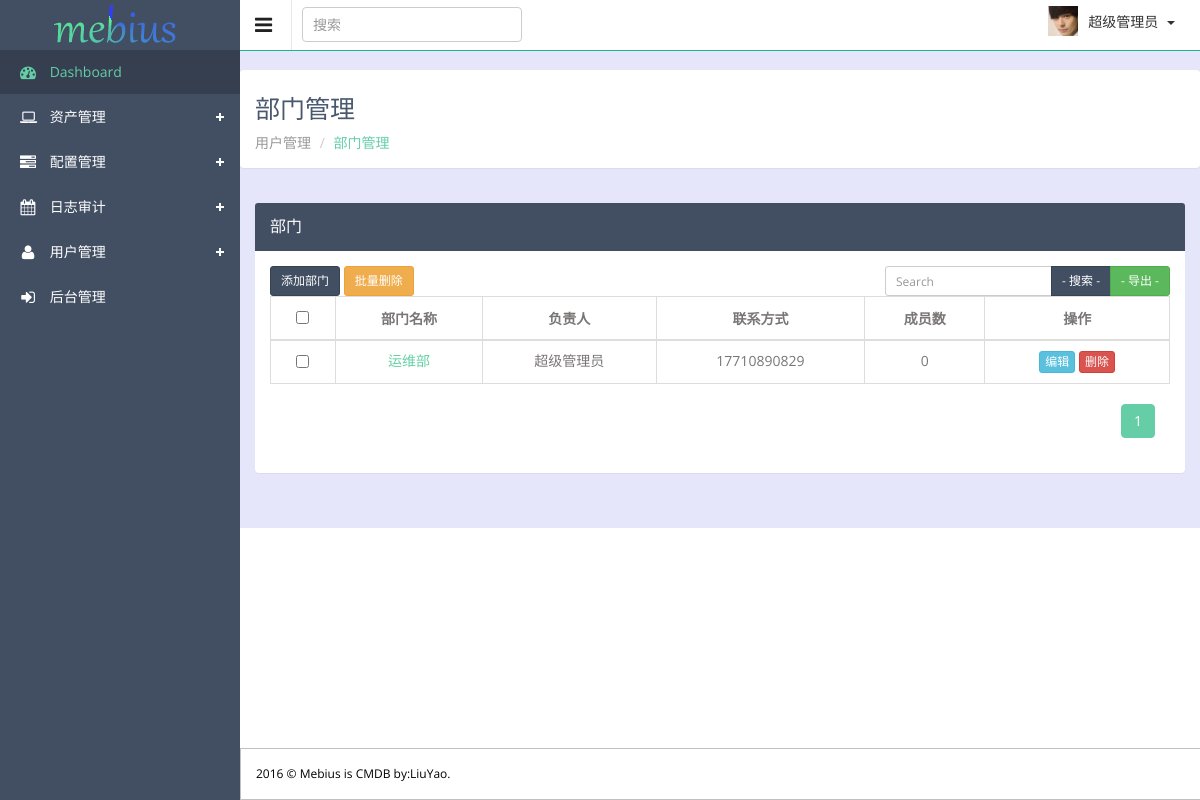
Screenshot of /member/group/ (signed in) with the database file from the repository.
### member/models.py (models this page shows, shortened)
class UserProfile(models.Model):
    user = models.OneToOneField(User,verbose_name='后台用户')
    name = models.CharField(max_length=32,verbose_name='姓名')
    head_img = models.ImageField(blank=True,null=True,upload_to="uploads/portrait",verbose_name='头像')
    email = models.EmailField(max_length=64,blank=True,null=True,verbose_name='邮箱')
    phone = models.CharField(verbose_name='手机号',max_length=128)
    department = models.ForeignKey('Group',verbose_name='部门',null=True,blank=True)
    ip = models.GenericIPAddressField(max_length=32,verbose_name='办公IP')
    secret_key = models.TextField(verbose_name='密钥')
    memo = models.TextField(verbose_name='备注', null=True, blank=True)
    create_date  = models.DateField(verbose_name='注册时间',auto_now=True)
    def __str__(self):
        return self.name
    class Meta:
        verbose_name = '成员'
        verbose_name_plural = '成员'

class Group(models.Model):
    name = models.CharField(max_length=64,verbose_name='部门')
    owner = models.ForeignKey(UserProfile,verbose_name='负责人')
    memo = models.TextField(u'备注', null=True, blank=True)
    class Meta:
        verbose_name='部门'
        verbose_name_plural = '部门'

### member/views.py (the view)
@login_required
def group(request):
    grouplist = models.Group.objects.all()
    paginator = Paginator(grouplist,10)
    page = request.GET.get('page')
    try:
        grouplist_objs = paginator.page(page)
    except PageNotAnInteger:
        grouplist_objs = paginator.page(1)
    except EmptyPage:
        grouplist_objs = paginator.page(paginator.num_pages)
    return render(request,'member/group.html',{'grouplist_objs':grouplist_objs})

### member/templatetags/memtags.py (called while the page is built)
@register.filter
def cut_url(img):
    try:
        url = img.name.split("/",maxsplit=1)[-1]
        return url
    except:
        return 1

@register.simple_tag
def gusee_page(current_page,loop_num):
    offset = abs(current_page - loop_num)
    if offset <5:
        if current_page == loop_num:
            page_ele = ''' <li class="paginate_button active"  aria-controls="editable" tabindex="0"><a class="page" href="?page=%s"  title="第%s页">%s</a></li>'''%(loop_num,loop_num,loop_num)
        else:
            page_ele = ''' <li class="paginate_button"  aria-controls="editable" tabindex="0"><a class="page" href="?page=%s"  title="第%s页">%s</a></li>'''%(loop_num,loop_num,loop_num)
        return format_html(page_ele)
    else:
        return ''

### templates/member/group.html (shortened to what this page needs)
{% extends 'master/base.html' %}
{% load memtags %}
{% block main-title %}部门管理{% endblock %}
{% block main-father %}用户管理{% endblock %}
{% block main-name %}部门管理{% endblock %}
{% block content %}
<div class="wrapper">
        <div class="panel panel-default">
            <div class="panel-heading">
                <h3 class="panel-title">部门</h3>
            </div>
            <div class="panel-body">
                <form id="assetform">
                        <div class="col-sm-8" style="padding-left: 0">
                            <a href="/member/group/adds/" class="btn btn-sm btn-primary ">添加部门 </a>
                            <a href="#" name="batchdel" class="btn btn-sm btn-warning ">批量删除 </a>
                        </div>
                        <div class="col-sm-4" style="padding-right: 0">
                             <div class="input-group inline-group">
                                <input type="text" class="form-control m-b input-sm" id="search_input" name="keyword" value="" placeholder="Search">
                                <div class="input-group-btn">
                                    <button id='search_btn' href="#" type="button" class="btn btn-sm btn-primary search-btn"  onclick="">
                                        - 搜索 -
                                    </button>
                                    <button type="button" href="#" name="export" class="btn btn-sm btn-success search-btn-excel">
                                        - 导出 -
                                    </button>
                                </div>
                             </div>
                        </div>
                        <table class="table col-sm-12 table-bordered"  id="editable" name="editable">
                            <thead>
                                <tr>
                                    <th class="text-center">
                                        <input id="checkall" type="checkbox" class="i-checks" name="checkall" value="checkall" data-editable='false' onclick="check_all('asset_form')">
                                    </th>
                                    <th class="text-center">部门名称</th>
                                    <th class="text-center">负责人</th>
                                    <th class="text-center">联系方式</th>
                                    <th class="text-center">成员数</th>
                                    <th class="text-center">操作</th>
                                </tr>
                            </thead>
                            <tbody>
                                {% for group in grouplist_objs %}
                                <tr class="gradeX">
                                    <td class="text-center" name="id" value="{{ group.id }}" data-editable='false'>
                                        <input name="id" value="{{ group.id }}" type="checkbox" class="i-checks">
                                    </td>
                                    <td class="text-center hostname"> <a href="#">{{ group.name }}</a></td>
                                    <td class="text-center">{{ group.owner }}</td>
                                    <td class="text-center">{{ group.owner.phone }}</td>
                                    <td class="text-center">{{ group.userprofile_set.count }}</td>
                                    <td  class="text-center">
                                        <a  href="/member/compiles/group/{{ group.id }}/" class="btn btn-xs btn-info">编辑</a>
                                        <a   name="deletegroup" value="#" class="btn btn-xs btn-danger">删除</a>
                                    </td>
                                </tr>
                                {% endfor %}
                            </tbody>
                        </table>
                            <div class="col-sm-6">
                            </div>
                            <div class="col-sm-6">
                                    <div class="dataTables_paginate paging_simple_numbers" id="editable_paginate">
                                        <ul class="pagination" style="margin-top: 0; float: right">
                                         {% for page_num in grouplist_objs.paginator.page_range %}
                                            {% gusee_page grouplist_objs.number page_num %}
                                        {% endfor %}
                                        </ul>
                                    </div>
                            </div>
                </form>
            </div>
        </div>
</div>
{% endblock %}

### templates/master/base.html (shortened to what this page needs)
{% load memtags %}
<!DOCTYPE html>
<html lang="en">
<head>
  <link href="/statics/css/base.css" rel="stylesheet">
  <link href="/statics/css/buttons.css" rel="stylesheet">
<link rel="stylesheet" type="text/css" href="/statics/plugins/sweetalert/sweetalert.css">
</head>
<body class="sticky-header">
<section>
    <div class="left-side sticky-left-side">
        <div class="logo">
            <a href="{% url 'index' %}"><img src="/statics/images/logo1.png" alt=""></a>
        </div>
        <div class="left-side-inner">
            <ul class="nav nav-pills nav-stacked custom-nav">
                <li class="active"><a href="{% url 'index' %}"><i class="fa fa-dashboard"></i> <span>Dashboard</span></a></li>
                <li class="menu-list"><a href=""><i class="fa fa-laptop"></i> <span>资产管理</span></a>
                </li>
                <li class="menu-list"><a href=""><i class="fa fa-tasks"></i> <span>配置管理</span></a>
                </li>
                <li class="menu-list"><a href=""><i class="fa fa-calendar"></i> <span>日志审计</span></a>
                </li>
                <li class="menu-list"><a href=""><i class="fa fa-user"></i> <span>用户管理</span></a>
                </li>
                <li><a href="/admin/"><i class="fa fa-sign-in"></i> <span>后台管理</span></a></li>
            </ul>
        </div>
    </div>
    <div class="main-content" >
        <div class="header-section">
            <a class="toggle-btn"><i class="fa fa-bars"></i></a>
            <form class="searchform" action="#" method="post">
                <input type="text" class="form-control" name="keyword" placeholder="搜索" />
            </form>
            <div class="menu-right" style="">
                <ul class="notification-menu">
                    <li>
                        <img alt="" src="/statics/{{ request.user.userprofile.head_img | cut_url }}" style="width:30px;height:30px;float:left;margin-top:6px;"/>
                        <a href="#" class="btn btn-default dropdown-toggle" data-toggle="dropdown">
                            <span id="user">{% block username %}{{ request.user.userprofile.name }}{% endblock %}</span>
                            <span class="caret"></span>
                        </a>
                    </li>
                </ul>
            </div>
        </div>
        <div class="page-heading panel">
            <h3>
                 {% block main-title %}仪表盘{% endblock %}
            </h3>
            <ul class="breadcrumb">
                <li>
                    <a href="#">{% block main-father %}Dashboard{% endblock %}</a>
                </li>
                <li class="active">{% block main-name %}Dashboard{% endblock %}</li>
            </ul>
        </div>
        {% block content %}{% endblock %}
        <footer style="position:fixed;border: 1px solid silver;color:black">
            2016 &copy; Mebius is CMDB  by:LiuYao.
        </footer>
    </div>
</section>
</body>
</html>

### statics/css/base.css (style rules this page uses)
body { background: white; font-family: 'Open Sans', sans-serif; color: #7a7676; line-height: 20px; overflow-x: hidden; font-size: 14px; }
input, select, textarea { font-family: 'Open Sans', sans-serif; color: #767676; }
a { color: #65CEA7; }
h1, h2, h3, h4, h5 { font-family: 'Open Sans', sans-serif; }
.left-side { background: #424f63; width: 240px; position: absolute; top: 0; left: 0; }
.sticky-left-side { position: fixed; height: 100%; overflow-y: auto; z-index: 100; }
.logo { padding-top: 5px; height: 50px; }
.logo a { font-size: 28px; color: #fff; margin: 0 0 0 20px; text-decoration: none; display: inline-block; }
.sticky-left-side .custom-nav { margin-top: 50px; }
.left-side-inner { padding: 0px; margin-bottom: 50px; }
.custom-nav { margin-bottom: 10px; }
.custom-nav > li > a { color: #fff; padding: 12px 20px; border-radius: 0; -webkit-border-radius: 0; }
.custom-nav > li.menu-list > a { background: transparent url(../images/plus-white.png) no-repeat 93% center; }
.custom-nav > li.active > a, .custom-nav > li.active > a:hover, .custom-nav > li.active > a:focus { background-color: #353f4f; color: #65cea7; }
.custom-nav li .fa { font-size: 16px; vertical-align: middle; margin-right: 10px; width: 16px; text-align: center; }
.header-section { background: #fff; border-bottom: 1px solid #eff0f4; }
.header-section::after { clear: both; display: block; content: ''; }
.toggle-btn { width: 52px; height: 50px; font-size: 20px; padding: 15px; cursor: pointer; float: left; color: #212121; border-right: 1px solid #e7e7e7; -moz-transition: all 0.2s ease-out 0s; -webkit-transition: all 0.2s ease-out 0s; transition: all 0.2s ease-out 0s; }
.searchform input { box-shadow: none; float: left; font-size: 14px; height: 35px; margin: 7px 0 0 10px; padding: 10px; width: 220px; }
.menu-right { float: right; margin-right: 15px; }
.notification-menu { list-style: none; }
.notification-menu > li { display: inline-block; float: left; position: relative; }
.notification-menu .dropdown-toggle { padding: 12px 10px; border-color: #fff; background: #fff; -moz-border-radius: 0; -webkit-border-radius: 0; border-radius: 0; border: none; }
.notification-menu .dropdown-toggle .caret { margin-left: 5px; }
.sticky-header .logo { position: fixed; top: 0; left: 0; width: 240px; z-index: 100; background: #424f63; }
.sticky-header .logo img { margin-left:25px; }
.sticky-header .header-section { border-bottom-color: #1ab394; position: fixed; top: 0; left: 240px; width: 100%; z-index: 100; }
.sticky-header .main-content { padding-top: 50px; }
.sticky-header .menu-right { margin-right: 255px; }
.main-content { margin-left: 240px; background: #E6E6FA; height:100%; }
.page-heading { margin-top:20px; padding: 15px; position: relative; }
.page-heading h3 { color: #49586e; font-size: 25px; font-weight: normal; margin: 10px 0; }
.page-heading .breadcrumb { padding: 0; margin: 0; background: none; }
.page-heading .breadcrumb a { color: #999999; }
.page-heading .breadcrumb li.active { color: #65CEA7; }
.wrapper { padding: 15px; }
.wrapper::after { clear: both; display: block; content: ''; margin-bottom: 20px; }
footer { background: #fff; padding: 15px; color: #7A7676; font-size: 12px; position: static; bottom: 0; width: 100%; border-top: 1px solid #eff0f4; }

### rows the page displays
Group: name "运维部", owner "超级管理员", owner.phone "17710890829", userprofile_set.count "0"

### other values shown
{{ request.user.userprofile.name }} "超级管理员"
